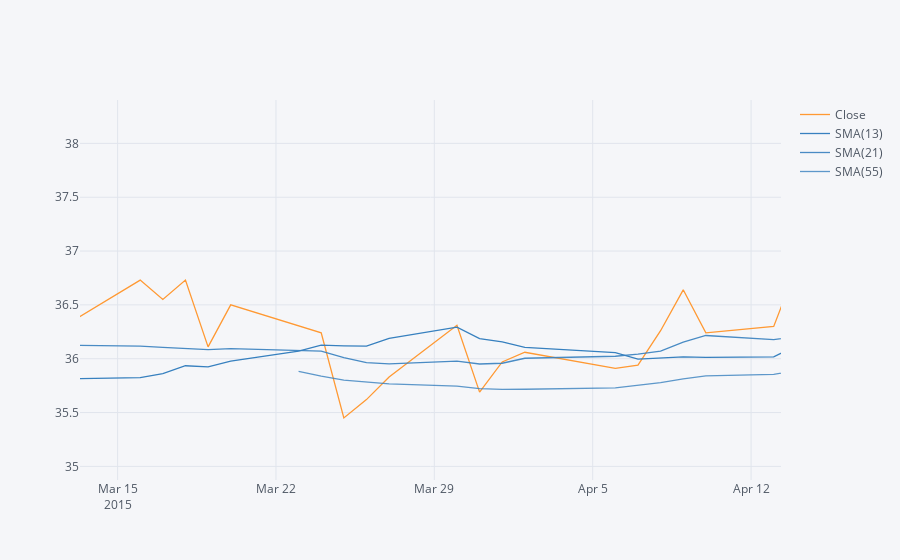

Source (notebook cell):
### Code cell
# Simple Moving Averages plot

MS['Close'].loc['2015-01-01':'2016-01-01'].ta_plot(study='sma',periods=[13,21,55],title='Simple Moving Averages')

### Figure 1 — Plotly figure (JSON) as saved in the notebook; plotly's stock layout.template omitted (floating-point values rounded to 4 significant figures; data arrays with more than 128 entries replaced by an {"elided": "..."} marker saying what was removed)
{"data": [{"line": {"color": "rgba(255, 153, 51, 1.0)", "dash": "solid", "shape": "linear", "width": 1.3}, "mode": "lines", "name": "Close", "text": "", "type": "scatter", "x": {"elided": "252 str values"}, "y": {"elided": "252 float values"}}, {"line": {"color": "rgba(55, 128, 191, 1.0)", "dash": "solid", "shape": "linear", "width": 1.3}, "mode": "lines", "name": "SMA(13)", "text": "", "type": "scatter", "x": {"elided": "252 str values"}, "y": {"elided": "252 mixed values"}}, {"line": {"color": "rgba(55, 128, 191, 0.8999999999999999)", "dash": "solid", "shape": "linear", "width": 1.3}, "mode": "lines", "name": "SMA(21)", "text": "", "type": "scatter", "x": {"elided": "252 str values"}, "y": {"elided": "252 mixed values"}}, {"line": {"color": "rgba(55, 128, 191, 0.7999999999999998)", "dash": "solid", "shape": "linear", "width": 1.3}, "mode": "lines", "name": "SMA(55)", "text": "", "type": "scatter", "x": {"elided": "252 str values"}, "y": {"elided": "252 mixed values"}}], "layout": {"autosize": true, "legend": {"bgcolor": "#F5F6F9", "font": {"color": "#4D5663"}}, "paper_bgcolor": "#F5F6F9", "plot_bgcolor": "#F5F6F9", "title": {"font": {"color": "#4D5663"}}, "xaxis": {"autorange": false, "gridcolor": "#E1E5ED", "range": ["2015-03-13 08:08:18.2699", "2015-04-13 07:43:23.4602"], "showgrid": true, "tickfont": {"color": "#4D5663"}, "title": {"font": {"color": "#4D5663"}, "text": ""}, "type": "date", "zerolinecolor": "#E1E5ED"}, "yaxis": {"autorange": false, "gridcolor": "#E1E5ED", "range": [34.87, 38.4], "showgrid": true, "tickfont": {"color": "#4D5663"}, "title": {"font": {"color": "#4D5663"}, "text": ""}, "type": "linear", "zerolinecolor": "#E1E5ED"}}}
